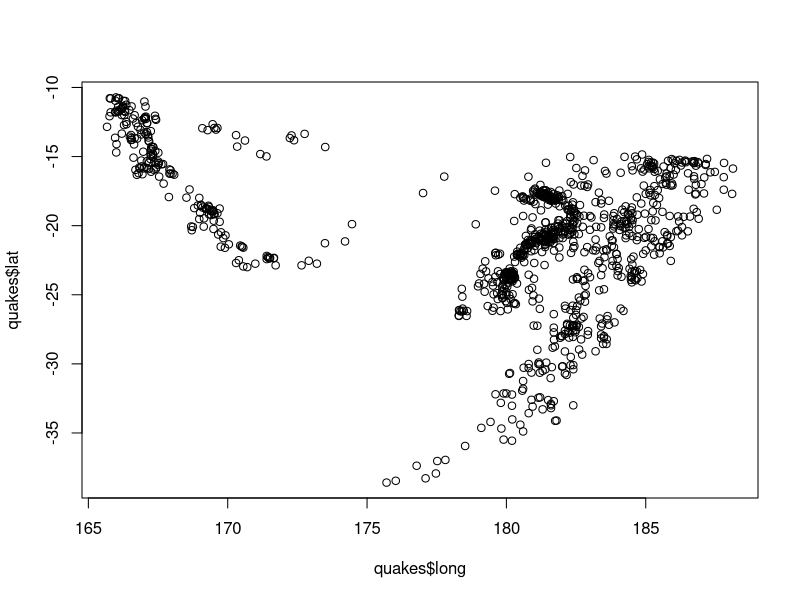
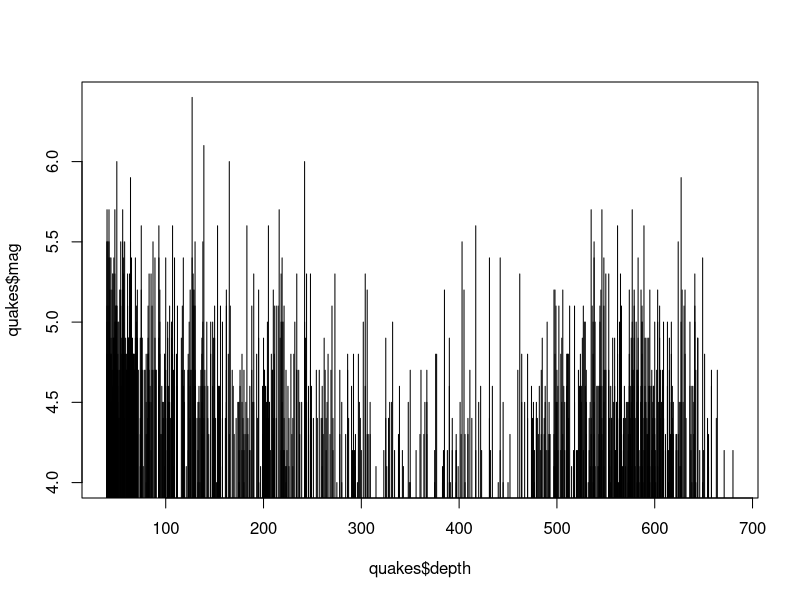

R code for these plots, in order:
## ---- chunk 1
data(quakes)
## ---- chunk 2
plot(quakes$long, quakes$lat)
## ---- chunk 3
plot(quakes$depth, quakes$mag, type = "h")
## ---- chunk 4
typeof(quakes$lat)
typeof(quakes$long)
typeof(quakes$depth)
typeof(quakes$mag)
typeof(quakes$stations)
## ---- chunk 5
mean(quakes$lat)
## ---- chunk 6
mean(quakes$long)
## ---- chunk 7
mean(quakes$mag)
## ---- chunk 8
median(quakes$mag)
## ---- chunk 9
median(quakes$stations)
